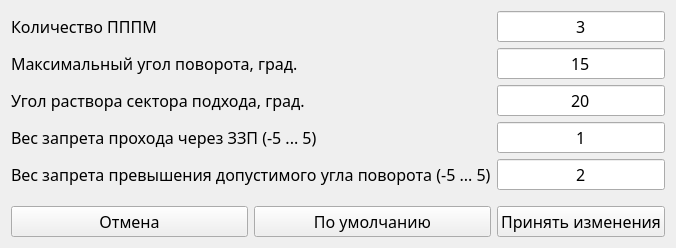
<?xml version="1.0" encoding="UTF-8"?>
<ui version="4.0">
 <class>form_of_task_parameters</class>
 <widget class="QWidget" name="form_of_task_parameters">
  <property name="geometry">
   <rect>
    <x>0</x>
    <y>0</y>
    <width>646</width>
    <height>234</height>
   </rect>
  </property>
  <property name="windowTitle">
   <string>Form</string>
  </property>
  <layout class="QGridLayout" name="gridLayout">
   <item row="3" column="2">
    <widget class="QLineEdit" name="lineEdit_weight_ZZP">
     <property name="font">
      <font>
       <family>Nunito SemiBold</family>
       <pointsize>12</pointsize>
      </font>
     </property>
     <property name="text">
      <string>1</string>
     </property>
     <property name="alignment">
      <set>Qt::AlignCenter</set>
     </property>
    </widget>
   </item>
   <item row="1" column="0" colspan="2">
    <widget class="QLabel" name="label_2">
     <property name="font">
      <font>
       <family>Nunito</family>
       <pointsize>12</pointsize>
      </font>
     </property>
     <property name="text">
      <string>Максимальный угол поворота, град.</string>
     </property>
    </widget>
   </item>
   <item row="4" column="0" colspan="2">
    <widget class="QLabel" name="label_5">
     <property name="font">
      <font>
       <family>Nunito</family>
       <pointsize>12</pointsize>
      </font>
     </property>
     <property name="text">
      <string>Вес запрета превышения допустимого угла поворота (-5 ... 5)</string>
     </property>
    </widget>
   </item>
   <item row="1" column="2">
    <widget class="QLineEdit" name="lineEdit_max_angle">
     <property name="font">
      <font>
       <family>Nunito SemiBold</family>
       <pointsize>12</pointsize>
      </font>
     </property>
     <property name="text">
      <string>15</string>
     </property>
     <property name="alignment">
      <set>Qt::AlignCenter</set>
     </property>
    </widget>
   </item>
   <item row="6" column="1">
    <widget class="QPushButton" name="pushButton_to_default">
     <property name="font">
      <font>
       <family>Nunito</family>
       <pointsize>12</pointsize>
      </font>
     </property>
     <property name="text">
      <string>По умолчанию</string>
     </property>
    </widget>
   </item>
   <item row="0" column="0" colspan="2">
    <widget class="QLabel" name="label">
     <property name="font">
      <font>
       <family>Nunito</family>
       <pointsize>12</pointsize>
      </font>
     </property>
     <property name="text">
      <string>Количество ПППМ</string>
     </property>
    </widget>
   </item>
   <item row="6" column="2">
    <widget class="QPushButton" name="pushButton_save_n_quit">
     <property name="font">
      <font>
       <family>Nunito</family>
       <pointsize>12</pointsize>
      </font>
     </property>
     <property name="text">
      <string>Принять изменения</string>
     </property>
    </widget>
   </item>
   <item row="2" column="2">
    <widget class="QLineEdit" name="lineEdit_sector_angle">
     <property name="font">
      <font>
       <family>Nunito SemiBold</family>
       <pointsize>12</pointsize>
      </font>
     </property>
     <property name="text">
      <string>20</string>
     </property>
     <property name="alignment">
      <set>Qt::AlignCenter</set>
     </property>
    </widget>
   </item>
   <item row="0" column="2">
    <widget class="QLineEdit" name="lineEdit_PPPM">
     <property name="font">
      <font>
       <family>Nunito SemiBold</family>
       <pointsize>12</pointsize>
      </font>
     </property>
     <property name="text">
      <string>3</string>
     </property>
     <property name="alignment">
      <set>Qt::AlignCenter</set>
     </property>
    </widget>
   </item>
   <item row="4" column="2">
    <widget class="QLineEdit" name="lineEdit_weight_angle_broke">
     <property name="font">
      <font>
       <family>Nunito SemiBold</family>
       <pointsize>12</pointsize>
      </font>
     </property>
     <property name="text">
      <string>2</string>
     </property>
     <property name="alignment">
      <set>Qt::AlignCenter</set>
     </property>
    </widget>
   </item>
   <item row="2" column="0" colspan="2">
    <widget class="QLabel" name="label_3">
     <property name="font">
      <font>
       <family>Nunito</family>
       <pointsize>12</pointsize>
      </font>
     </property>
     <property name="text">
      <string>Угол раствора сектора подхода, град.</string>
     </property>
    </widget>
   </item>
   <item row="3" column="0" colspan="2">
    <widget class="QLabel" name="label_4">
     <property name="font">
      <font>
       <family>Nunito</family>
       <pointsize>12</pointsize>
      </font>
     </property>
     <property name="text">
      <string>Вес запрета прохода через ЗЗП (-5 ... 5)</string>
     </property>
    </widget>
   </item>
   <item row="6" column="0">
    <widget class="QPushButton" name="pushButton_cancel">
     <property name="font">
      <font>
       <family>Nunito</family>
       <pointsize>12</pointsize>
      </font>
     </property>
     <property name="text">
      <string>Отмена</string>
     </property>
    </widget>
   </item>
   <item row="5" column="1">
    <spacer name="verticalSpacer">
     <property name="orientation">
      <enum>Qt::Vertical</enum>
     </property>
     <property name="sizeType">
      <enum>QSizePolicy::Minimum</enum>
     </property>
     <property name="sizeHint" stdset="0">
      <size>
       <width>20</width>
       <height>10</height>
      </size>
     </property>
    </spacer>
   </item>
  </layout>
 </widget>
 <resources/>
 <connections/>
</ui>
